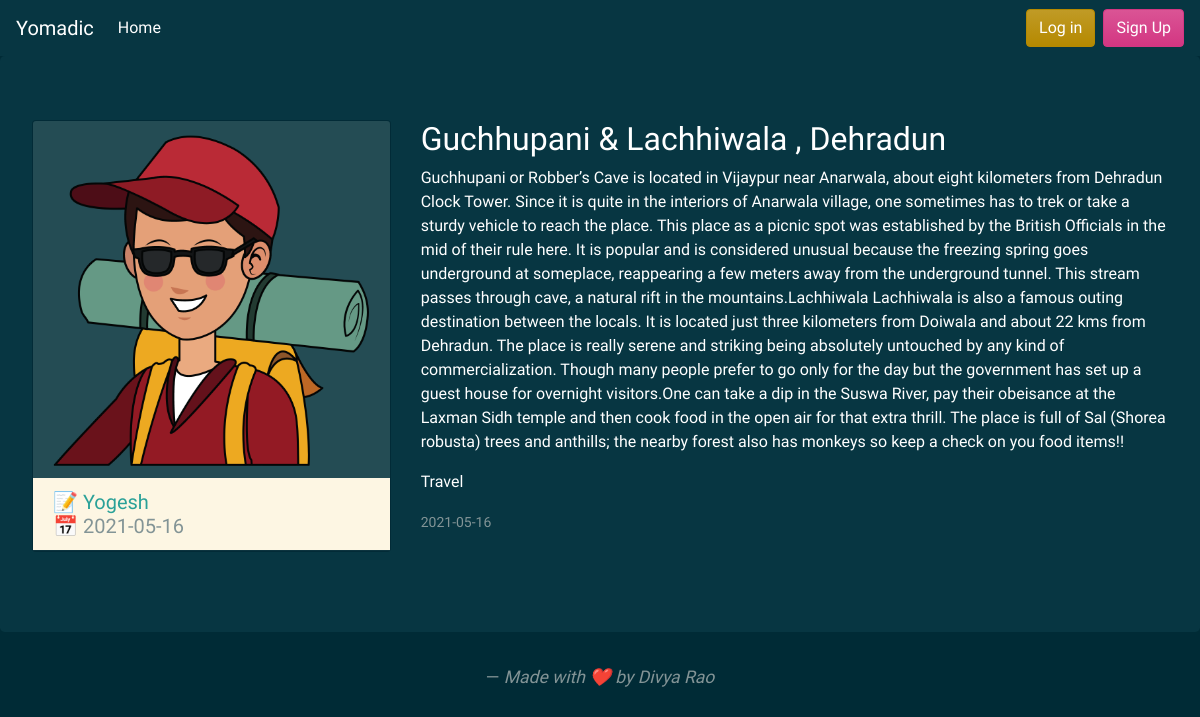
Page /post/8 on the earlier database version.
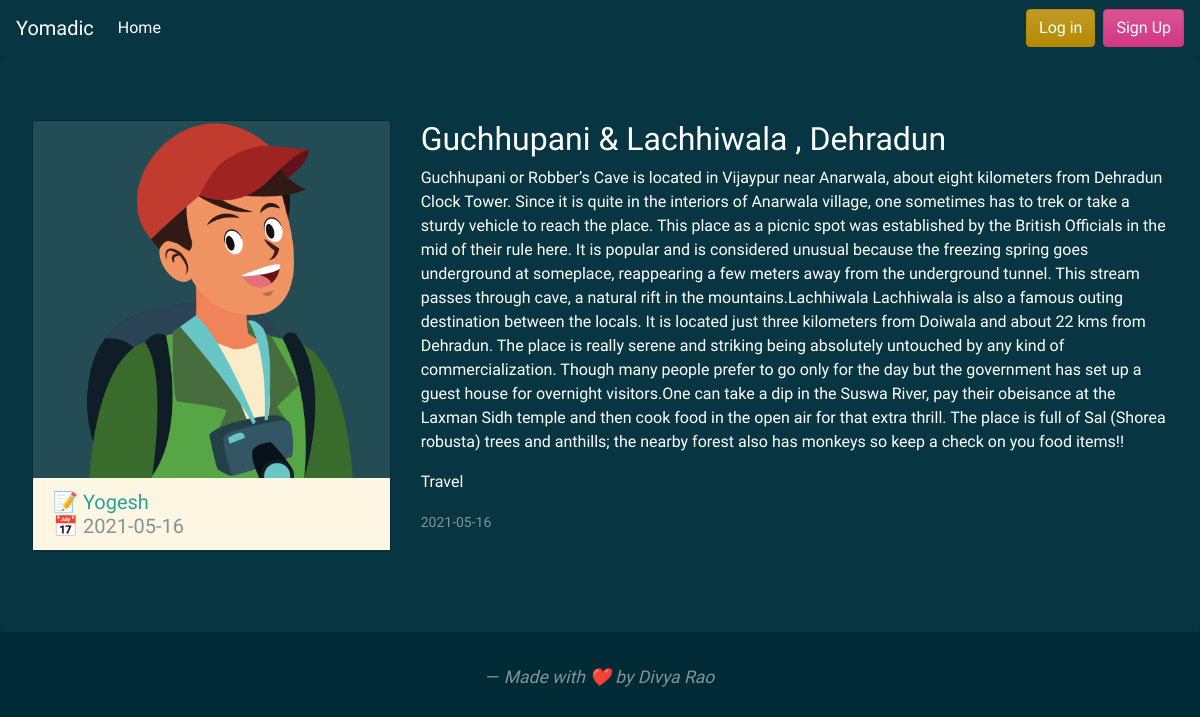
Same page on the later database version.
### flaskapp/models.py (models this page shows, shortened)
class User(db.Model , UserMixin):
    id = db.Column(db.Integer, primary_key=True)
    username = db.Column(db.String(20), unique=True, nullable=False)
    email = db.Column(db.String(120), unique=True, nullable=False)
    image_file = db.Column(db.String(20), nullable=False, default='default.png')
    password = db.Column(db.String(60), nullable=False)
    posts = db.relationship('Post', backref='author', lazy=True)

### flaskapp/routes.py (the view)
@app.route("/post/<int:post_id>")
def post(post_id):
    post = Post.query.get_or_404(post_id)
    return render_template('post.html', title=post.title, post=post)

### flaskapp/templates/post.html (shortened to what this page needs)
{% extends "layout.html" %} {% block content %}
<div class="jumbotron">
    <div class="row">
        <div class="col-lg-4">
            <div class="card mb-3">
                <img width="100%" src="{{ url_for('static', filename='profile_pics/' + post.author.image_file) }}" class="img-responsive">
                <h5 class="card-header bg-light">
                    <div class="row">
                        <div class="col-lg-12">
                            <a href="{{ url_for('user_posts', username=post.author.username) }} "> 📝 {{post.author.username}}</a>
                        </div>
                        <div class="col-lg-12">
                            📅 {{ post.date_posted.strftime('%Y-%m-%d') }}
                        </div>
                    </div>
                </h5>
            </div>
        </div>
        <div class="col-lg-8">
            <h2 class="article-title text-white">{{ post.title }}</h2>
            <p class="article-content text-white">{{ post.content }}</p>
            <p class="article-content text-white">{{ post.category }}</p>
            <small class="text-muted">{{ post.date_posted.strftime('%Y-%m-%d') }}</small>
        </div>
    </div>
</div>
{% endblock content %}

Differences in the rows shown:
changed User "Yogesh": image_file: picture added in place of a placeholder
